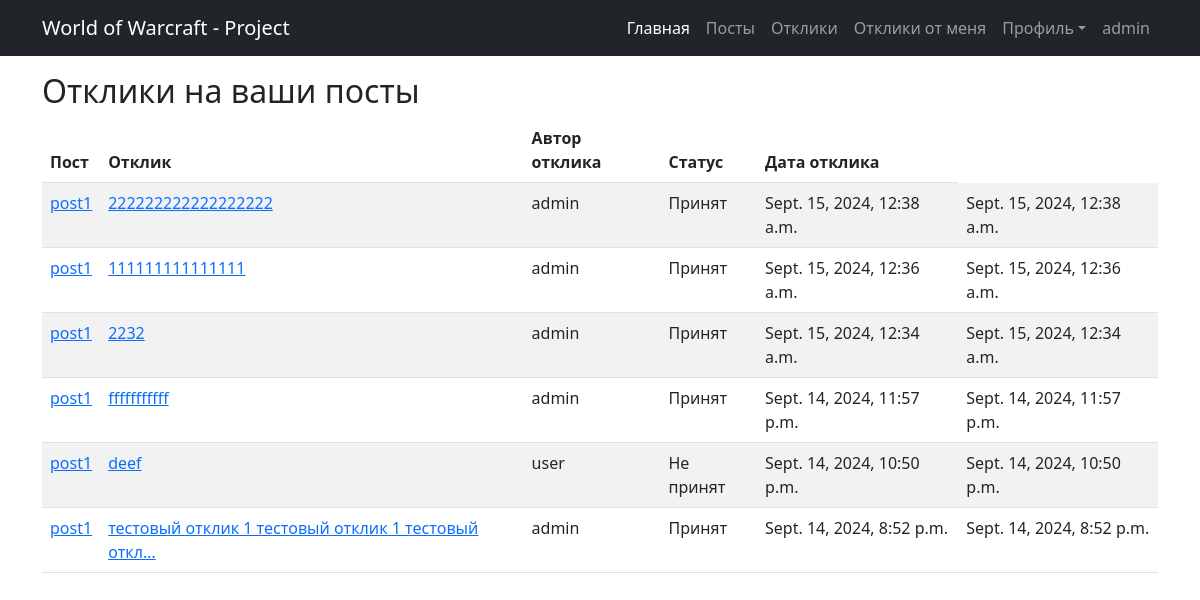
/author-responses/ (signed in), run on the app's committed database.
### trade/models.py (models this page shows, shortened)
class OfferResponse(models.Model):
    client = models.ForeignKey(settings.AUTH_USER_MODEL, on_delete=models.CASCADE)  # Автор отклика
    post = models.ForeignKey(Post, related_name='responses', on_delete=models.CASCADE)  # Пост, к которому привязан отклик
    content = models.TextField()  # Содержимое отклика
    created_at = models.DateTimeField(auto_now_add=True)  # Дата создания
    is_accepted = models.BooleanField(default=False)

class Post(models.Model):
    author = models.ForeignKey(settings.AUTH_USER_MODEL, on_delete=models.CASCADE)  # Автор поста
    categories = models.ManyToManyField(Category)  # Множественные категории
    title = models.CharField(max_length=200)
    content = RichTextField()  # WYSIWYG редактор для текстового контента
    image = models.ImageField(upload_to='post_images/', blank=True, null=True)  # Поле для изображения
    video = models.FileField(upload_to='post_videos/', blank=True, null=True)  # Поле для видео
    created_at = models.DateTimeField(auto_now_add=True)
    updated_at = models.DateTimeField(auto_now=True)

### trade/views.py (the view)
# urls.py: path('author-responses/', AuthorPostResponsesView.as_view(), name='author_responses'),
class AuthorPostResponsesView(LoginRequiredMixin, ListView):
    model = OfferResponse
    template_name = 'offer_response_list.html'
    context_object_name = 'responses'
    def get_queryset(self):
        return OfferResponse.objects.filter(post__author=self.request.user).select_related('post').order_by('-created_at')

### templates/offer_response_list.html (shortened to what this page needs)
{% extends 'flatpages/index.html' %}
{% block content %}
    <div class="mt-3 mb-4">
        <h2>Отклики на ваши посты</h2>
        {% if responses %}
            <table class="table table-striped">
                <thead>
                    <tr>
                        <th>Пост</th>
                        <th>Отклик</th>
                        <th>Автор отклика</th>
                        <th>Статус</th>
                        <th>Дата отклика</th>
                    </tr>
                </thead>
                <tbody>
                    {% for response in responses %}
                        <tr>
                            <td><a href="{% url 'post_detail' response.post.pk %}">{{ response.post.title }}</a></td>
                            <td><a href="{% url 'offer_response_detail' response.pk %}">{{ response.content|truncatechars:50 }}</a></td>
                            <td>{{ response.client.username }}</td>
                            {% if response.is_accepted %}
                                <td>Принят</td>
                            {% else %}
                                <td>Не принят</td>
                            {% endif %}
                            <td>{{ response.created_at }}</td>
                            <td>{{ response.created_at }}</td>
                        </tr>
                    {% endfor %}
                </tbody>
            </table>
        {% else %}
            <p>У вас пока нет откликов на ваши посты.</p>
        {% endif %}
    </div>
{% endblock %}

### templates/flatpages/index.html (shortened to what this page needs)
<!DOCTYPE html>
<html lang="en">
    <head>
        {% load static %}
        <link href="{% static 'css/styles.css' %}" rel="stylesheet" />
    </head>
    <body>
        <nav class="navbar navbar-expand-lg navbar-dark bg-dark">
            <div class="container">
                <a class="navbar-brand" href="/">World of Warcraft - Project</a>
                <div class="collapse navbar-collapse" id="navbarSupportedContent">
                    <ul class="navbar-nav ms-auto mb-2 mb-lg-0">
                        <li class="nav-item"><a class="nav-link active" aria-current="page" href="/">Главная</a></li>
                        <li class="nav-item"><a class="nav-link" href="{% url 'post_list' %}">Посты</a></li>
                        {% if user.is_authenticated %}
                            <li class="nav-item"><a class="nav-link" href="{% url 'author_responses' %}">Отклики</a></li>
                            <li class="nav-item"><a class="nav-link" href="{% url 'user_responses' %}">Отклики от меня</a></li>
                        {% endif %}
                        <li class="nav-item dropdown">
                            <a class="nav-link dropdown-toggle" id="navbarDropdown" href="#" role="button" data-bs-toggle="dropdown" aria-expanded="false">Профиль</a>
                        </li>
                        {% if user.is_authenticated %}
                            <li class="nav-item"><a class="nav-link" href="#">{{ user.username }}</a></li>
                        {% endif %}
                    </ul>
                </div>
            </div>
        </nav>
        <div class="container">
            {% block content %}
            {% endblock content %}
        </div>
    </body>
</html>

### data on the page
OfferResponse: post "post1", content "222222222222222222", client.username "admin", is_accepted "Принят", created_at "Sept. 15, 2024, 12:38 a.m."
OfferResponse: post "post1", content "111111111111111", client.username "admin", is_accepted "Принят", created_at "Sept. 15, 2024, 12:36 a.m."
OfferResponse: post "post1", content "2232", client.username "admin", is_accepted "Принят", created_at "Sept. 15, 2024, 12:34 a.m."
OfferResponse: post "post1", content "fffffffffff", client.username "admin", is_accepted "Принят", created_at "Sept. 14, 2024, 11:57 p.m."
OfferResponse: post "post1", content "deef", client.username "user", is_accepted "Не принят", created_at "Sept. 14, 2024, 10:50 p.m."
OfferResponse: post "post1", content "тестовый отклик 1 тестовый отклик 1 тестовый откл…", client.username "admin", is_accepted "Принят", created_at "Sept. 14, 2024, 8:52 p.m."

### other printed values
{{ user.username }} "admin"
